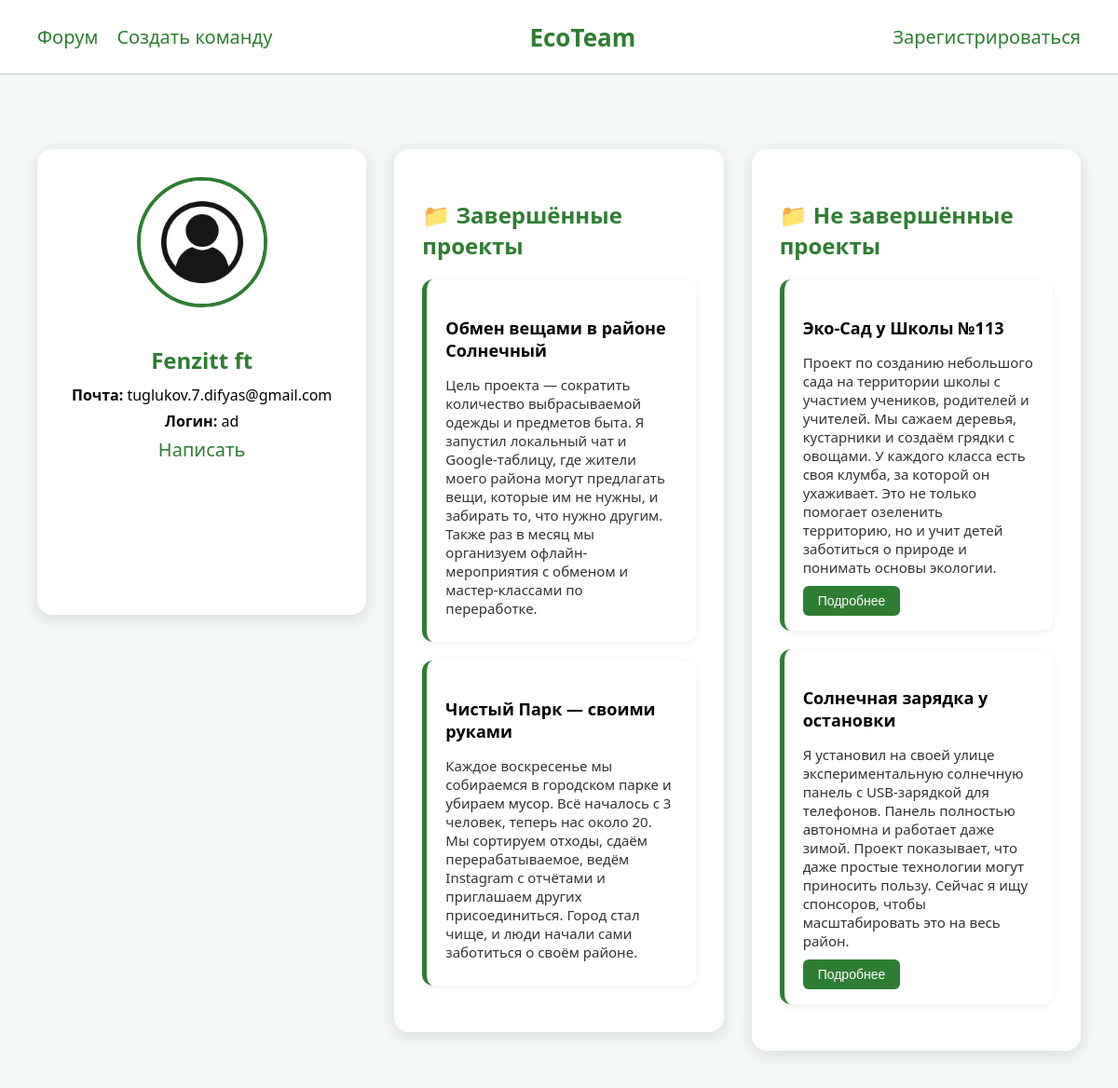
Screenshot of /users/profile/3/ with the database file from the repository.
### users/models.py (models this page shows)
class User(AbstractUser):
    image = models.ImageField(upload_to='avatars', blank=True, null=True, default='static/defaultuser.jpg')

### main/models.py (models this page shows)
class Projects(models.Model):
    user = models.ForeignKey(User, on_delete=models.CASCADE)
    title = models.CharField(max_length=80)
    description = models.TextField()
    category = models.ForeignKey(Category, on_delete=models.CASCADE)
    participants = models.ManyToManyField(User, related_name='projectss')
    image = models.ImageField(upload_to='projimages')
    is_completed = models.BooleanField(default=False)

### users/views.py (the view)
# urls.py: path('profile/<int:user_id>/', profile, name='profile'),
def profile(request, user_id):
    user = get_object_or_404(User, id=user_id)
    completed = user.projectss.filter(is_completed=True)
    active = user.projectss.filter(is_completed=False)
    context = {
        'completed': completed,
        'user': user,
        'active': active,
        'title': 'Профиль | EcoTeam'
    }
    return render(request, 'users/profile.html', context)

### users/templates/users/profile.html (shortened to what this page needs)
{%extends 'main/base.html'%}
{%load static%}
{%block css%}
  <link rel="stylesheet" href="{%static 'profile.css'%}"/>
  <link rel="stylesheet" href="{%static 'style.css'%}">
{%endblock%}
{%block content%}
      <div class="profile-container">
        <div class="profile-card">
          <img src="{%if request.user.image%} {{user.image.url}} {%else%} {%static 'defaultuser.jpg'%} {%endif%}" alt="User Photo" class="profile-photo">
          <div class="profile-info">
            <h2>{{user.first_name}} {{user.last_name}}</h2>
            <p><strong>Почта:</strong> {{user.email}}</p>
            <p><strong>Логин:</strong> {{user.username}}</p>
                  <a class="nav-link" href="{%url 'chat' user.username%}">Написать</a>
          </div>
        </div>
        <div class="projects-list">
          <h3>📁 Завершённые проекты</h3>
          {%for cproj in completed%}
          <div class="project-item">
            <h4>{{cproj.title}}</h4>
            <p>{{cproj.description}}</p>
          </div>
          {%endfor%}
        </div>
        <div class="projects-list">
          <h3>📁 Не завершённые проекты</h3>
          {%for aproj in active%}
          <div class="project-item">
            <h4>{{aproj.title}}</h4>
            <p>{{aproj.description}}</p>
            <a  href="{%url 'about' aproj.id%}"><button class="details-btn">Подробнее</button></a>
          </div>
          {%endfor%}
        </div>
      </div>
{%endblock%}

### static/profile.css (style rules this page uses)
.profile-container { margin-top: 120px; padding: 40px; display: flex; justify-content: space-between; align-items: flex-start; gap: 30px; background-color: #f3f7f3; }
.profile-card, .projects-list { background-color: white; padding: 30px; border-radius: 16px; box-shadow: 0 4px 16px rgba(0,0,0,0.1); width: 50%; box-sizing: border-box; min-height: 500px; }
.profile-card { display: flex; flex-direction: column; align-items: center; text-align: center; }
.profile-photo { width: 140px; height: 140px; border-radius: 50%; border: 4px solid #2e7d32; object-fit: cover; margin-bottom: 20px; }
.profile-info h2 { margin-bottom: 10px; font-size: 24px; color: #2e7d32; }
.profile-info p { font-size: 16px; margin: 6px 0; }
.projects-list h3 { font-size: 24px; margin-bottom: 20px; color: #2e7d32; }
.project-item { background-color: #fff; padding: 16px 20px; margin-bottom: 20px; border-radius: 12px; box-shadow: 0 2px 8px rgba(0,0,0,0.08); border-left: 5px solid #2e7d32; }
.project-item h4 { font-size: 18px; margin-bottom: 6px; }
.project-item p { font-size: 15px; color: #333; margin-bottom: 10px; }
.details-btn { padding: 8px 16px; background-color: #2e7d32; color: white; border: none; border-radius: 6px; font-size: 14px; cursor: pointer; transition: background 0.25s ease; }

### static/style.css (style rules this page uses)
* { box-sizing: border-box; scroll-behavior: smooth; transition: all 0.3s ease; }
body { margin: 0; font-family: 'Segoe UI', Tahoma, Geneva, Verdana, sans-serif; background-color: #f3f7f3; display: flex; min-height: 100vh; }
.nav-link { text-decoration: none; color: #2e7d32; font-weight: 500; font-size: 20px; transition: color 0.2s; }

### rows the page displays
User: first_name "Fenzitt", last_name "ft", email "tuglukov.7.difyas@gmail.com", username "ad"
Projects: title "Обмен вещами в районе Солнечный", description "Цель проекта — сократить количество выбрасываемой одежды и предметов быта. Я запустил локальный чат и Google-таблицу, где жители моего района могут предлагать вещи, которые им не нужны, и забирать то, что нужно другим. Также раз в месяц мы организуем офлайн-мероприятия с обменом и мастер-классами по переработке."
Projects: title "Чистый Парк — своими руками", description "Каждое воскресенье мы собираемся в городском парке и убираем мусор. Всё началось с 3 человек, теперь нас около 20. Мы сортируем отходы, сдаём перерабатываемое, ведём Instagram с отчётами и приглашаем других присоединиться. Город стал чище, и люди начали сами заботиться о своём районе."
Projects: title "Эко-Сад у Школы №113", description "Проект по созданию небольшого сада на территории школы с участием учеников, родителей и учителей. Мы сажаем деревья, кустарники и создаём грядки с овощами. У каждого класса есть своя клумба, за которой он ухаживает. Это не только помогает озеленить территорию, но и учит детей заботиться о природе и понимать основы экологии."
Projects: title "Солнечная зарядка у остановки", description "Я установил на своей улице экспериментальную солнечную панель с USB-зарядкой для телефонов. Панель полностью автономна и работает даже зимой. Проект показывает, что даже простые технологии могут приносить пользу. Сейчас я ищу спонсоров, чтобы масштабировать это на весь район."
